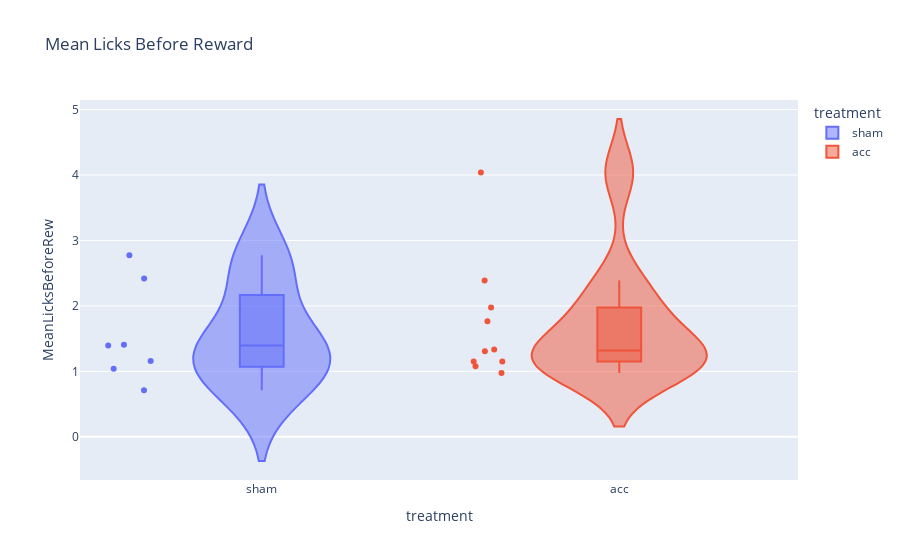

Here is the notebook cell this chart was saved with:
### Code cell
plotting.plot_session_mean(sdf_post, "MeanLicksBeforeRew", cat, title="Mean Licks Before Reward")

### Figure 1 — Plotly figure (JSON) as saved in the notebook; plotly's stock layout.template omitted (floating-point values rounded to 4 significant figures)
{"data": [{"alignmentgroup": "True", "box": {"visible": true}, "hovertemplate": "treatment=%{x}<br>MeanLicksBeforeRew=%{y}<extra></extra>", "legendgroup": "sham", "marker": {"color": "#636efa"}, "name": "sham", "offsetgroup": "sham", "orientation": "v", "points": "all", "scalegroup": "True", "showlegend": true, "type": "violin", "x": ["sham", "sham", "sham", "sham", "sham", "sham", "sham"], "x0": " ", "xaxis": "x", "y": [1.041, 1.397, 1.407, 2.418, 0.7127, 2.773, 1.157], "y0": " ", "yaxis": "y"}, {"alignmentgroup": "True", "box": {"visible": true}, "hovertemplate": "treatment=%{x}<br>MeanLicksBeforeRew=%{y}<extra></extra>", "legendgroup": "acc", "marker": {"color": "#EF553B"}, "name": "acc", "offsetgroup": "acc", "orientation": "v", "points": "all", "scalegroup": "True", "showlegend": true, "type": "violin", "x": ["acc", "acc", "acc", "acc", "acc", "acc", "acc", "acc", "acc", "acc"], "x0": " ", "xaxis": "x", "y": [1.151, 1.975, 1.078, 1.767, 1.306, 1.152, 2.386, 0.9745, 1.334, 4.039], "y0": " ", "yaxis": "y"}], "layout": {"legend": {"title": {"text": "treatment"}, "tracegroupgap": 0}, "title": {"text": "Mean Licks Before Reward"}, "violinmode": "overlay", "xaxis": {"anchor": "y", "categoryarray": ["sham", "acc"], "categoryorder": "array", "domain": [0, 1], "title": {"text": "treatment"}}, "yaxis": {"anchor": "x", "domain": [0, 1], "title": {"text": "MeanLicksBeforeRew"}}}}
